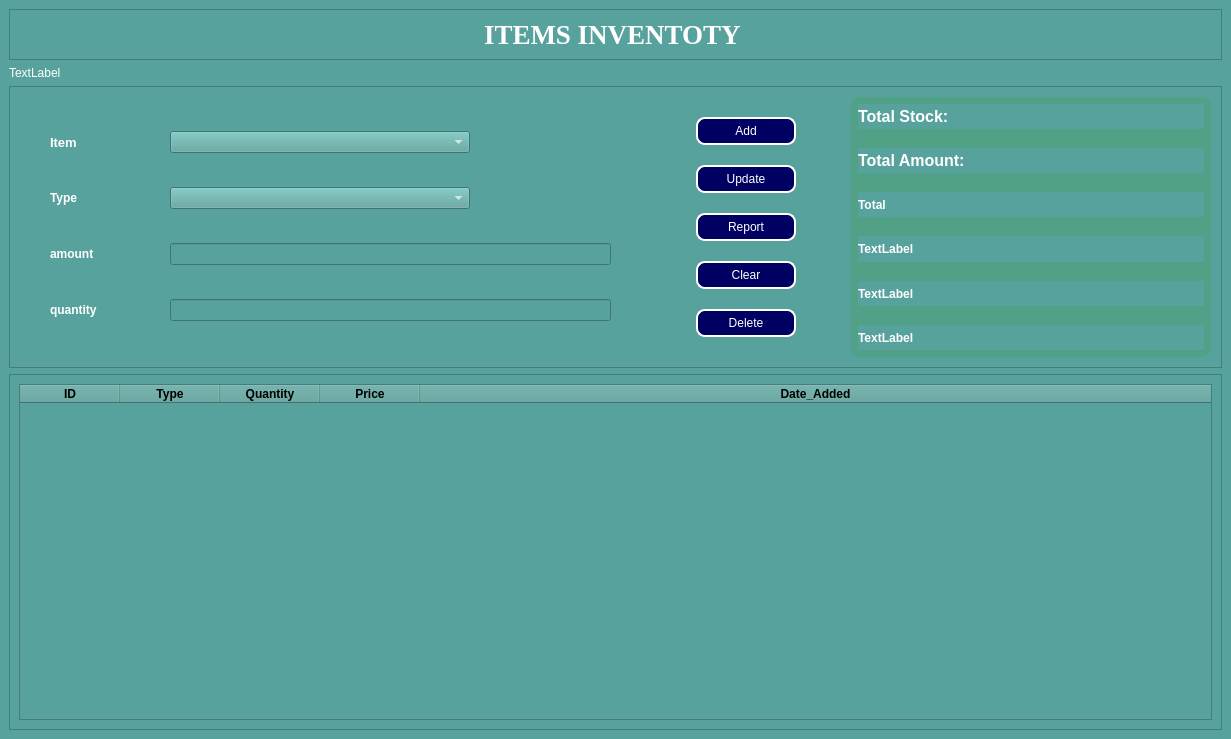
<?xml version="1.0" encoding="UTF-8"?>
<ui version="4.0">
 <class>MainWindow</class>
 <widget class="QMainWindow" name="MainWindow">
  <property name="geometry">
   <rect>
    <x>0</x>
    <y>0</y>
    <width>1231</width>
    <height>739</height>
   </rect>
  </property>
  <property name="windowTitle">
   <string>MainWindow</string>
  </property>
  <property name="styleSheet">
   <string notr="true"/>
  </property>
  <widget class="QWidget" name="centralwidget">
   <property name="styleSheet">
    <string notr="true">background-color: rgb(88, 162, 157);
color: rgb(255, 255, 255);</string>
   </property>
   <layout class="QVBoxLayout" name="verticalLayout_2">
    <item>
     <widget class="QFrame" name="frame">
      <property name="minimumSize">
       <size>
        <width>1038</width>
        <height>0</height>
       </size>
      </property>
      <property name="frameShape">
       <enum>QFrame::StyledPanel</enum>
      </property>
      <property name="frameShadow">
       <enum>QFrame::Raised</enum>
      </property>
      <layout class="QVBoxLayout" name="verticalLayout">
       <item alignment="Qt::AlignHCenter">
        <widget class="QLabel" name="label_8">
         <property name="font">
          <font>
           <family>Times New Roman</family>
           <pointsize>20</pointsize>
           <bold>true</bold>
          </font>
         </property>
         <property name="text">
          <string>ITEMS INVENTOTY </string>
         </property>
        </widget>
       </item>
      </layout>
     </widget>
    </item>
    <item>
     <widget class="QLabel" name="error_label">
      <property name="text">
       <string>TextLabel</string>
      </property>
     </widget>
    </item>
    <item>
     <widget class="QFrame" name="frame_2">
      <property name="styleSheet">
       <string notr="true">#frame_2{
	color: rgb(255, 255, 255);
padding: 10px;

}

#frame_3{
	height: 80px;
	border-radius: 9px;
	background-color: rgb(81, 161, 134);
	padding-left: 10px;
	color: rgb(255, 255, 255);
padding:5px;

}
QPushButton{
	color: white;
	border-radius: 9px;
	border: 2px solid white;
	background-color: rgb(0, 0, 99);
	padding: 2px;
	height: 20px;
	font: 700 11pt &quot;Segoe UI&quot;;
}

QPushButton::hover{
	background-color: rgb(255, 98, 46);
padding: 20px;
}

QComboBox::hover{
	background-color: rgb(255, 255, 255);
}
QSpinBox::hover{
	background-color: rgb(255, 255, 255);
}</string>
      </property>
      <property name="frameShape">
       <enum>QFrame::StyledPanel</enum>
      </property>
      <property name="frameShadow">
       <enum>QFrame::Raised</enum>
      </property>
      <layout class="QHBoxLayout" name="horizontalLayout">
       <property name="spacing">
        <number>25</number>
       </property>
       <property name="leftMargin">
        <number>0</number>
       </property>
       <property name="topMargin">
        <number>0</number>
       </property>
       <property name="rightMargin">
        <number>0</number>
       </property>
       <property name="bottomMargin">
        <number>0</number>
       </property>
       <item>
        <layout class="QGridLayout" name="gridLayout_3">
         <item row="0" column="0">
          <layout class="QGridLayout" name="gridLayout">
           <property name="leftMargin">
            <number>30</number>
           </property>
           <property name="topMargin">
            <number>20</number>
           </property>
           <property name="rightMargin">
            <number>30</number>
           </property>
           <property name="bottomMargin">
            <number>20</number>
           </property>
           <property name="horizontalSpacing">
            <number>10</number>
           </property>
           <property name="verticalSpacing">
            <number>20</number>
           </property>
           <item row="1" column="3">
            <widget class="QComboBox" name="itemtype">
             <property name="maximumSize">
              <size>
               <width>300</width>
               <height>16777215</height>
              </size>
             </property>
            </widget>
           </item>
           <item row="0" column="3">
            <widget class="QComboBox" name="category">
             <property name="minimumSize">
              <size>
               <width>200</width>
               <height>0</height>
              </size>
             </property>
             <property name="maximumSize">
              <size>
               <width>300</width>
               <height>16777215</height>
              </size>
             </property>
            </widget>
           </item>
           <item row="3" column="0">
            <widget class="QLabel" name="label_4">
             <property name="minimumSize">
              <size>
               <width>90</width>
               <height>0</height>
              </size>
             </property>
             <property name="maximumSize">
              <size>
               <width>40</width>
               <height>16777215</height>
              </size>
             </property>
             <property name="font">
              <font>
               <bold>true</bold>
              </font>
             </property>
             <property name="text">
              <string>quantity</string>
             </property>
            </widget>
           </item>
           <item row="1" column="0">
            <widget class="QLabel" name="label">
             <property name="minimumSize">
              <size>
               <width>90</width>
               <height>0</height>
              </size>
             </property>
             <property name="maximumSize">
              <size>
               <width>40</width>
               <height>16777215</height>
              </size>
             </property>
             <property name="font">
              <font>
               <bold>true</bold>
              </font>
             </property>
             <property name="text">
              <string>Type</string>
             </property>
            </widget>
           </item>
           <item row="2" column="3">
            <widget class="QLineEdit" name="itemAmount"/>
           </item>
           <item row="0" column="0">
            <widget class="QLabel" name="label_2">
             <property name="minimumSize">
              <size>
               <width>90</width>
               <height>0</height>
              </size>
             </property>
             <property name="maximumSize">
              <size>
               <width>40</width>
               <height>16777215</height>
              </size>
             </property>
             <property name="font">
              <font>
               <pointsize>10</pointsize>
               <bold>true</bold>
              </font>
             </property>
             <property name="text">
              <string>Item</string>
             </property>
            </widget>
           </item>
           <item row="2" column="0">
            <widget class="QLabel" name="label_3">
             <property name="minimumSize">
              <size>
               <width>110</width>
               <height>0</height>
              </size>
             </property>
             <property name="maximumSize">
              <size>
               <width>40</width>
               <height>16777215</height>
              </size>
             </property>
             <property name="font">
              <font>
               <bold>true</bold>
              </font>
             </property>
             <property name="text">
              <string>amount</string>
             </property>
            </widget>
           </item>
           <item row="3" column="3">
            <widget class="QLineEdit" name="itemquant"/>
           </item>
          </layout>
         </item>
         <item row="0" column="1">
          <layout class="QGridLayout" name="gridLayout_2">
           <property name="leftMargin">
            <number>30</number>
           </property>
           <property name="topMargin">
            <number>20</number>
           </property>
           <property name="rightMargin">
            <number>30</number>
           </property>
           <property name="bottomMargin">
            <number>20</number>
           </property>
           <property name="horizontalSpacing">
            <number>10</number>
           </property>
           <property name="verticalSpacing">
            <number>20</number>
           </property>
           <item row="1" column="0">
            <widget class="QPushButton" name="pushButton_8">
             <property name="minimumSize">
              <size>
               <width>100</width>
               <height>0</height>
              </size>
             </property>
             <property name="maximumSize">
              <size>
               <width>100</width>
               <height>16777215</height>
              </size>
             </property>
             <property name="text">
              <string>Update</string>
             </property>
             <property name="icon">
              <iconset resource="../static.qrc">
               <normaloff>:/logo/images/approve_and_update_100px.png</normaloff>:/logo/images/approve_and_update_100px.png</iconset>
             </property>
             <property name="iconSize">
              <size>
               <width>24</width>
               <height>24</height>
              </size>
             </property>
            </widget>
           </item>
           <item row="4" column="0">
            <widget class="QPushButton" name="pushButton">
             <property name="minimumSize">
              <size>
               <width>100</width>
               <height>0</height>
              </size>
             </property>
             <property name="maximumSize">
              <size>
               <width>100</width>
               <height>16777215</height>
              </size>
             </property>
             <property name="text">
              <string>Delete</string>
             </property>
             <property name="icon">
              <iconset resource="../static.qrc">
               <normaloff>:/logo/images/delete_100px.png</normaloff>:/logo/images/delete_100px.png</iconset>
             </property>
             <property name="iconSize">
              <size>
               <width>24</width>
               <height>24</height>
              </size>
             </property>
            </widget>
           </item>
           <item row="0" column="0">
            <widget class="QPushButton" name="pushButton_2">
             <property name="minimumSize">
              <size>
               <width>100</width>
               <height>0</height>
              </size>
             </property>
             <property name="maximumSize">
              <size>
               <width>100</width>
               <height>16777215</height>
              </size>
             </property>
             <property name="text">
              <string>Add</string>
             </property>
             <property name="icon">
              <iconset resource="../static.qrc">
               <normaloff>:/logo/images/joyent_48px.png</normaloff>:/logo/images/joyent_48px.png</iconset>
             </property>
             <property name="iconSize">
              <size>
               <width>22</width>
               <height>22</height>
              </size>
             </property>
            </widget>
           </item>
           <item row="3" column="0">
            <widget class="QPushButton" name="pushButton_7">
             <property name="minimumSize">
              <size>
               <width>100</width>
               <height>0</height>
              </size>
             </property>
             <property name="maximumSize">
              <size>
               <width>100</width>
               <height>16777215</height>
              </size>
             </property>
             <property name="text">
              <string>Clear</string>
             </property>
             <property name="icon">
              <iconset resource="../static.qrc">
               <normaloff>:/logo/images/clear_symbol_48px.png</normaloff>:/logo/images/clear_symbol_48px.png</iconset>
             </property>
             <property name="iconSize">
              <size>
               <width>24</width>
               <height>24</height>
              </size>
             </property>
            </widget>
           </item>
           <item row="2" column="0">
            <widget class="QPushButton" name="sale_entery_report">
             <property name="minimumSize">
              <size>
               <width>100</width>
               <height>0</height>
              </size>
             </property>
             <property name="maximumSize">
              <size>
               <width>100</width>
               <height>16777215</height>
              </size>
             </property>
             <property name="text">
              <string>Report</string>
             </property>
             <property name="icon">
              <iconset resource="../static.qrc">
               <normaloff>:/logo/images/report_card_48px.png</normaloff>:/logo/images/report_card_48px.png</iconset>
             </property>
             <property name="iconSize">
              <size>
               <width>23</width>
               <height>23</height>
              </size>
             </property>
            </widget>
           </item>
          </layout>
         </item>
        </layout>
       </item>
       <item>
        <widget class="QFrame" name="frame_3">
         <property name="minimumSize">
          <size>
           <width>360</width>
           <height>120</height>
          </size>
         </property>
         <property name="maximumSize">
          <size>
           <width>350</width>
           <height>400</height>
          </size>
         </property>
         <property name="styleSheet">
          <string notr="true">

#label_5,#label_6,#label_9,#label_11,#label_13,#label_15{
	color: rgb(255, 255, 255);
border-radius:1px;
}
#totalpriceLabel,#totalstockLabel, #label_10, #label_12, #label_14, #label_16{
	background-color: rgb(255, 255, 255);
}</string>
         </property>
         <property name="frameShape">
          <enum>QFrame::StyledPanel</enum>
         </property>
         <property name="frameShadow">
          <enum>QFrame::Raised</enum>
         </property>
         <layout class="QGridLayout" name="gridLayout_5">
          <property name="leftMargin">
           <number>2</number>
          </property>
          <property name="topMargin">
           <number>2</number>
          </property>
          <property name="rightMargin">
           <number>2</number>
          </property>
          <property name="bottomMargin">
           <number>2</number>
          </property>
          <property name="horizontalSpacing">
           <number>2</number>
          </property>
          <property name="verticalSpacing">
           <number>19</number>
          </property>
          <item row="1" column="0">
           <widget class="QLabel" name="total_amount">
            <property name="font">
             <font>
              <pointsize>12</pointsize>
              <bold>true</bold>
             </font>
            </property>
            <property name="text">
             <string>Total Amount:</string>
            </property>
           </widget>
          </item>
          <item row="3" column="0">
           <widget class="QLabel" name="label_11">
            <property name="font">
             <font>
              <bold>true</bold>
             </font>
            </property>
            <property name="text">
             <string>TextLabel</string>
            </property>
           </widget>
          </item>
          <item row="5" column="0">
           <widget class="QLabel" name="label_15">
            <property name="font">
             <font>
              <bold>true</bold>
             </font>
            </property>
            <property name="text">
             <string>TextLabel</string>
            </property>
           </widget>
          </item>
          <item row="0" column="0">
           <widget class="QLabel" name="total_stock">
            <property name="font">
             <font>
              <pointsize>12</pointsize>
              <bold>true</bold>
             </font>
            </property>
            <property name="text">
             <string>Total Stock:</string>
            </property>
           </widget>
          </item>
          <item row="2" column="0">
           <widget class="QLabel" name="label_9">
            <property name="font">
             <font>
              <bold>true</bold>
             </font>
            </property>
            <property name="text">
             <string>Total</string>
            </property>
           </widget>
          </item>
          <item row="4" column="0">
           <widget class="QLabel" name="label_13">
            <property name="font">
             <font>
              <bold>true</bold>
             </font>
            </property>
            <property name="text">
             <string>TextLabel</string>
            </property>
           </widget>
          </item>
         </layout>
        </widget>
       </item>
      </layout>
     </widget>
    </item>
    <item>
     <widget class="QFrame" name="frame_4">
      <property name="styleSheet">
       <string notr="true">background-color: rgb(88, 162, 157);
color: rgb(0, 0, 0);</string>
      </property>
      <property name="frameShape">
       <enum>QFrame::StyledPanel</enum>
      </property>
      <property name="frameShadow">
       <enum>QFrame::Raised</enum>
      </property>
      <layout class="QGridLayout" name="gridLayout_4">
       <item row="0" column="0">
        <widget class="QTableWidget" name="tableWidget">
         <attribute name="horizontalHeaderStretchLastSection">
          <bool>true</bool>
         </attribute>
         <column>
          <property name="text">
           <string>ID</string>
          </property>
          <property name="font">
           <font>
            <bold>true</bold>
           </font>
          </property>
         </column>
         <column>
          <property name="text">
           <string>Type</string>
          </property>
          <property name="font">
           <font>
            <bold>true</bold>
           </font>
          </property>
         </column>
         <column>
          <property name="text">
           <string>Quantity</string>
          </property>
          <property name="font">
           <font>
            <bold>true</bold>
           </font>
          </property>
         </column>
         <column>
          <property name="text">
           <string>Price</string>
          </property>
          <property name="font">
           <font>
            <bold>true</bold>
           </font>
          </property>
         </column>
         <column>
          <property name="text">
           <string>Date_Added</string>
          </property>
          <property name="font">
           <font>
            <bold>true</bold>
           </font>
          </property>
         </column>
        </widget>
       </item>
      </layout>
     </widget>
    </item>
   </layout>
  </widget>
 </widget>
 <resources>
  <include location="../static.qrc"/>
 </resources>
 <connections/>
</ui>
